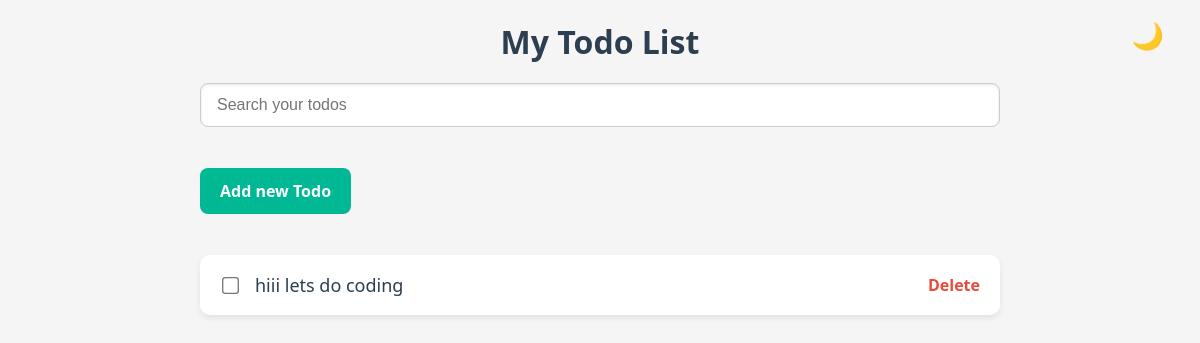
Before: / with the older database file.
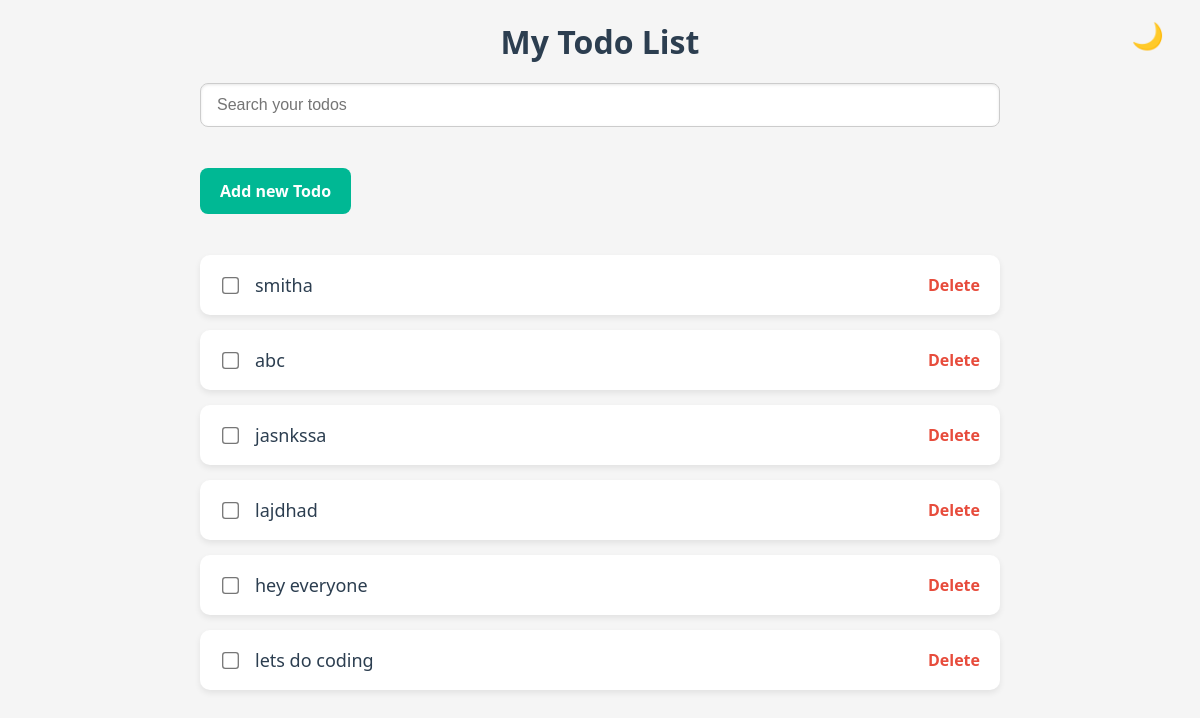
After: the same page with the newer database file.
### todos/models.py (models this page shows)
class Todo(models.Model):
    title = models.CharField(max_length=200)
    description = models.CharField(max_length=1000)
    created_at = models.DateTimeField(auto_now_add = True)
    completed = models.BooleanField(default=False)

### todos/views.py (the view)
# urls.py: path('',views.todo_list,name='todo_list'),
def todo_list(request):
    filter_query = request.GET.get('q', '')
    if filter_query:
        todos = Todo.objects.filter(title__icontains = filter_query).order_by('-created_at')
    else:
        todos = Todo.objects.all().order_by('-created_at')
    return render(request, 'index.html', {
        'todos': todos,
        'filter': filter_query
    })

### templates/index.html (shortened to what this page needs)
{% load static %} {% csrf_token %}
<!DOCTYPE html>
<html lang="en">
  <head>
    <link rel="stylesheet" href="{% static 'css/style.css' %}" />
  </head>
  <body>
    <h1>My Todo List</h1>
    <form action="" method="GET">
      <input type="text" placeholder="Search your todos" name="q" value="{{filter}}"/><br />
    </form>
    <button class="theme">🌙</button>
    <a href="{% url 'add_todo' %}" class="add-btn">Add new Todo</a> <br>
    <ul>
      {% for todo in todos %}
      <li data-pk="{{ todo.pk }}">
        <input
          type="checkbox"
          class="completed-checkbox"
          {%
          if
          todo.completed
          %}checked{%
          endif
          %}
        />
        <a
          class="todo-title {% if todo.completed %}completed-title{% endif %}"
          href="{% url 'details' todo.pk %}"
          >{{ todo.title }}</a
        >
        <a href="{% url 'delete_todo' todo.pk %}" class="delete">Delete</a>
      </li>
      {% empty %}
      <h1>No todos found</h1>
      {% endfor %}
    </ul>
  </body>
</html>

### static/css/style.css (style rules this page uses)
body { font-family: "Segoe UI", Tahoma, Geneva, Verdana, sans-serif; max-width: 800px; margin: 0 auto; padding: 20px; background-color: #f5f5f5; color: #333; transition: background-color 0.3s ease, color 0.3s ease; }
h1 { text-align: center; color: #2c3e50; margin-bottom: 20px; }
form input[type="text"] { width: 100%; padding: 12px 16px; margin-bottom: 25px; border: 1px solid #ccc; border-radius: 8px; font-size: 16px; box-shadow: inset 0 1px 3px rgba(0,0,0,0.1); transition: background 0.3s ease, color 0.3s ease; }
button.theme { position: absolute; top: 20px; right: 30px; font-size: 26px; background: none; border: none; cursor: pointer; color: #666; transition: transform 0.2s ease; }
ul { list-style-type: none; padding: 0; }
li { background-color: #ffffff; padding: 18px 20px; margin-bottom: 15px; border-radius: 10px; display: flex; align-items: center; justify-content: space-between; box-shadow: 0 3px 6px rgba(0, 0, 0, 0.08); transition: background-color 0.3s ease; }
.todo-title { flex-grow: 1; margin-left: 15px; font-size: 18px; color: #2c3e50; transition: color 0.3s ease; text-decoration: none; }
.delete { color: #e74c3c; margin-left: 15px; font-weight: bold; transition: color 0.2s ease; text-decoration: none; }
.add-btn { display: inline-block; background-color: #00b894; color: white; padding: 12px 20px; border-radius: 8px; font-size: 16px; text-align: center; margin-bottom: 25px; text-decoration: none; font-weight: 600; transition: background-color 0.3s ease; }
.completed-checkbox { transform: scale(1.3); cursor: pointer; accent-color: #27ae60; }

Changed rows visible on the page:
removed Todo: title "hiii lets do coding"
added Todo: title "smitha"
added Todo: title "abc"
added Todo: title "jasnkssa"
added Todo: title "lajdhad"
added Todo: title "hey everyone"
added Todo: title "lets do coding"
